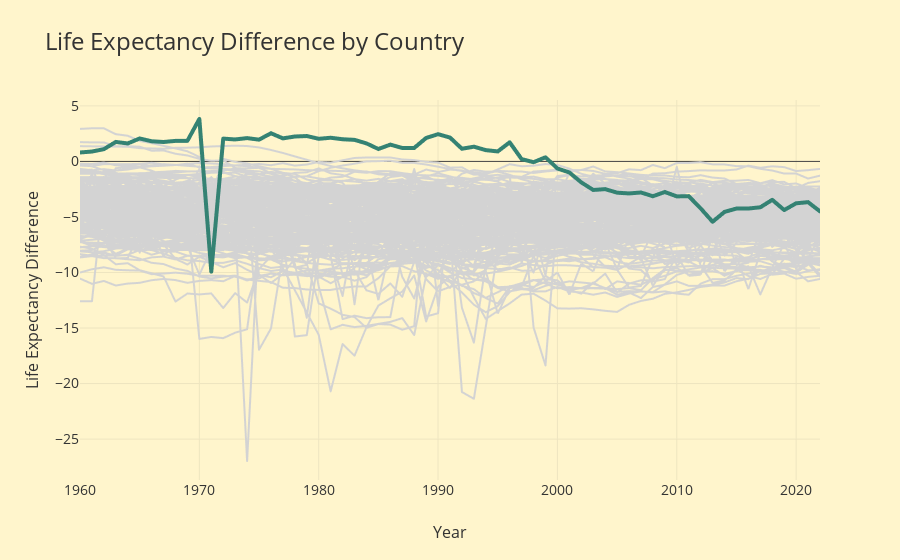

The cell this chart's notebook holds for it:
### Code cell
import pandas as pd
import plotly.express as px

# Assuming rbt_death_timing is already created and available

def plot_metric_highlight(df, metric_column, color_by_column, highlight_value, group_by_column=None, agg_func='mean'):
    """
    Plots the specified metric segmented by the specified group with year on the x-axis.
    Highlights all countries in a specific region while coloring the rest in grey.

    Parameters:
    df (pd.DataFrame): The DataFrame containing the data.
    metric_column (str): The metric column to plot (e.g., 'Life Expectancy Total', 'Adult Mortality Female', etc.).
    color_by_column (str): The column to color by (e.g., 'Country', 'Region', etc.).
    highlight_value (str): The value to highlight (e.g., specific region).
    group_by_column (str): The column to group by (e.g., 'Country', 'Region', etc.). If None, no grouping is applied.
    agg_func (str or function): Aggregation function to apply ('mean', 'sum', 'median', etc.). Ignored if no grouping.

    Returns:
    None
    """
    if group_by_column:
        # Group by the specified column and year, then aggregate
        df_grouped = df.groupby(['Year', group_by_column])[metric_column].agg(agg_func).reset_index()
        color_col = group_by_column
    else:
        df_grouped = df
        color_col = color_by_column

    # Create a custom color mapping
    highlight_countries = df[df[color_by_column] == highlight_value][group_by_column].unique()
    color_map = {country: '#348273' for country in highlight_countries}
    grey = 'lightgrey'
    for val in df_grouped[color_col].unique():
        if val not in color_map:
            color_map[val] = grey

    # Create the line plot using Plotly
    fig = px.line(
        df_grouped,
        x='Year',
        y=metric_column,
        color=color_col,
        title=f'{metric_column} by {color_by_column}' if not group_by_column else f'{metric_column} by {group_by_column}',
        template='base',
        color_discrete_map=color_map
    )

    # Update the traces to set the line width and style for highlighting
    highlight_traces = []
    other_traces = []
    for trace in fig.data:
        if trace.name in highlight_countries:
            trace.line.width = 4  # Highlighted line width
            highlight_traces.append(trace)
        else:
            trace.line.width = 2  # Default line width
            other_traces.append(trace)

    # Move all highlight traces to the end to ensure they are on top
    fig.data = other_traces + highlight_traces

    # Remove the legend
    fig.update_layout(showlegend=False)

    # Show the plot
    fig.show()

# Example usage
plot_metric_highlight(
    rbt_death_timing[rbt_death_timing['Region'] != 'Aggregates'],
    metric_column='Life Expectancy Difference',
    color_by_column='Country',
    highlight_value='Bangladesh',  # Adjust this value to highlight all countries in a different region
    group_by_column='Country'
)
